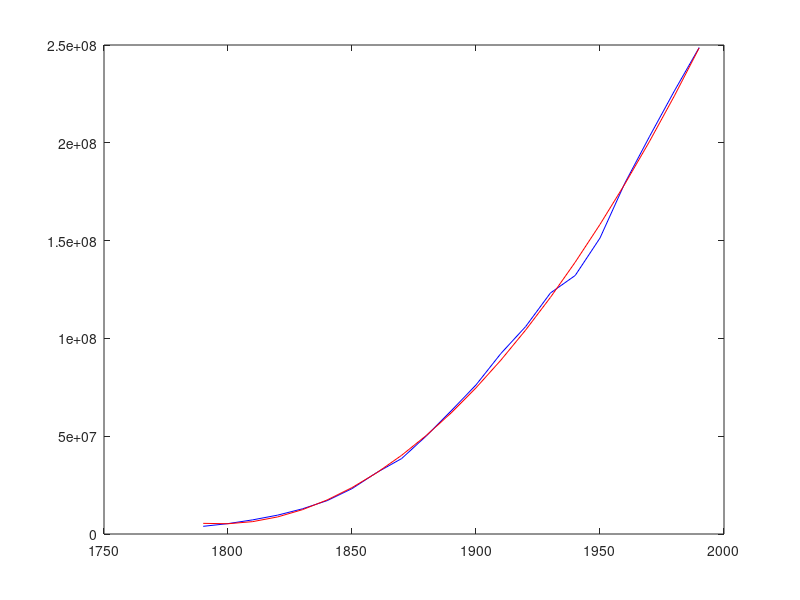

This chart was generated by the following MATLAB code: (Note: this script raises an error after producing the figure.)
function e_7b()
    x = [1790:10:1990];
    y = load('population.txt')';
    [p S mu] = polyfit(x, y, 2);
    yp = polyval(p, x, S, mu);

    plot(x, y, 'Color', 'blue');
    hold on;
    plot(x, yp, 'Color', 'red');
    hold off;

    b = bondad(y, yp);

    fprintf(1, 'El valor de la bondad es: %.7f\n', b);
end